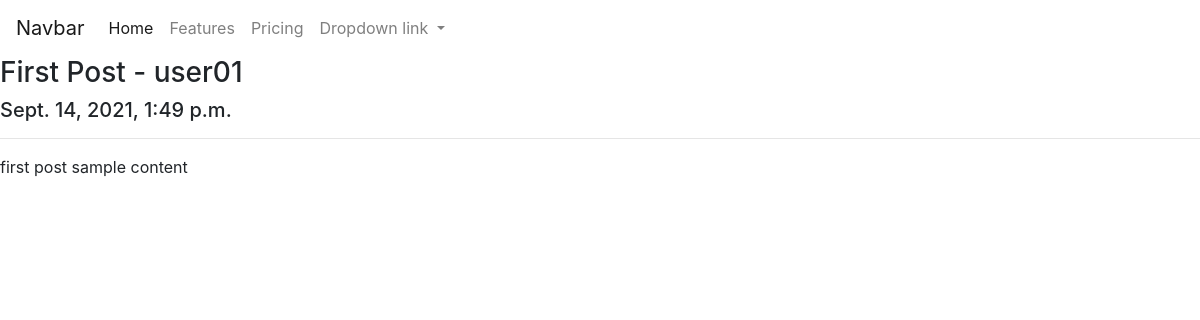
The page /article/1 on the database as committed earlier.
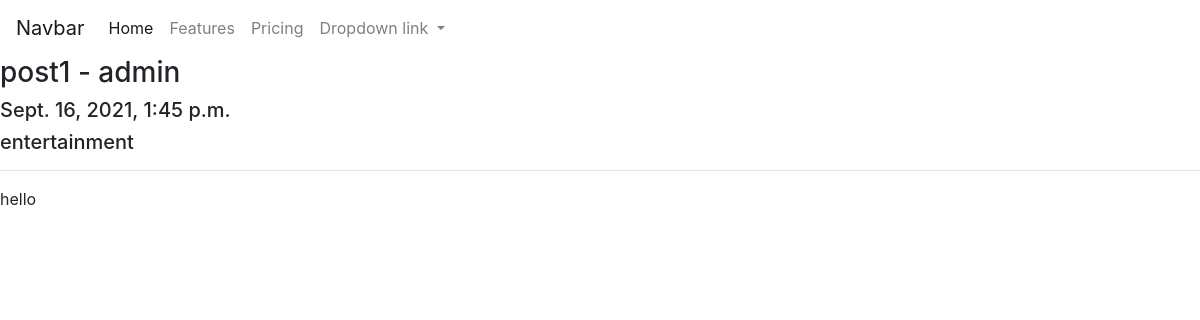
The same page on the database as committed later.
### Post/models.py (models this page shows, shortened)
class Post(models.Model):
    title = models.CharField(max_length=100)
    Author = models.ForeignKey(User, on_delete= models.CASCADE)
    Contents = models.TextField()
    Created_on = models.DateTimeField(auto_now_add=True)
    postcategory = models.ForeignKey(Category, on_delete= models.CASCADE, default=1)
    class Meta:
        ordering = ["-Created_on"]

class Category(models.Model):
    category_name = models.CharField(max_length=100)
    description = models.TextField()
    def __str__(self):
        return self.category_name

### Post/views.py (the view)
# urls.py: path('article/<int:pk>',PostDetailsView.as_view() ,name ="postdetails_path"),
class PostDetailsView(DetailView):
    model = Post
    template_name = "postdetails.html"

### templates/postdetails.html (shortened to what this page needs)
{% extends 'base.html' %}
{% block main_contents %}
<div class="container-fruid ">
    <h3>{{ post.title }} - {{ post.Author }}</h3>
    <h5>{{ post.Created_on }}</h5>
    <h5>{{ post.postcategory }}</h5>
    <hr>
    {{ post.Contents }}<br>
</div>
{% endblock %}

Rows that differ between the two databases and show on the page:
changed Post: title "First Post" → "post1"; Author "user01" → "admin"; Created_on "Sept. 14, 2021, 1:49 p.m." → "Sept. 16, 2021, 1:45 p.m."; postcategory (not shown) → "entertainment"; Contents "first post sample content" → "hello"
